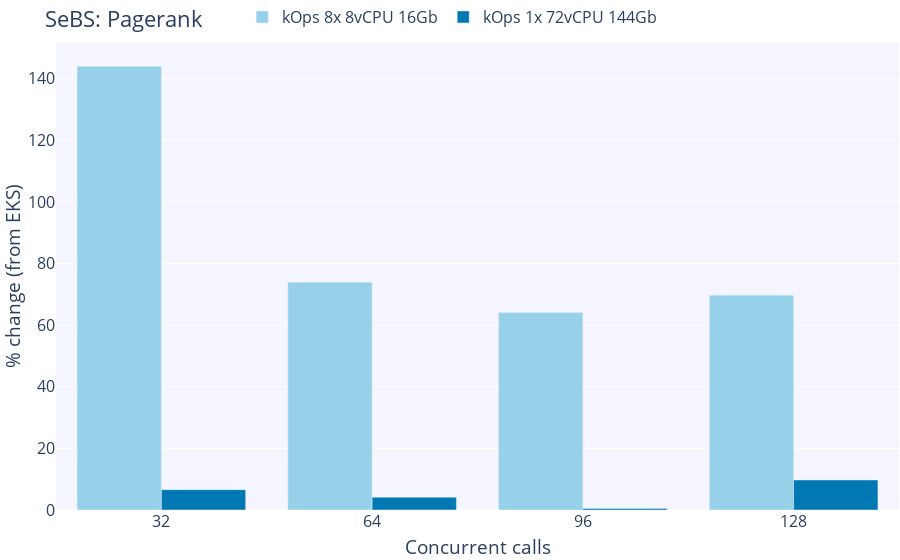

Notebook cell for this chart:
### Code cell
fig = go.Figure()

# Add figure title
fig.update_layout(
    barmode='group',
    legend=dict(
        orientation="h",
        yanchor="bottom",
        y=1.02,
        xanchor="center",
        x=0.47
    ),
    margin=dict(
        t=0,
        b=1,
        l=1,
        r=1,
        autoexpand=True
    ),
    font=dict(
        size=16
    ),
    title={
        'text': "SeBS: Pagerank",
        'y':0.98,
        'yanchor': 'top'},
    xaxis_title_text='Concurrent calls',
    yaxis_title_text='% change (from EKS)',
    plot_bgcolor=bgColor
)

data=[]
for i, k in enumerate(list(clusters.keys())[:-1], start=0):
    y_data=[]
    for c in concurrent_calls:
        kops_mean=sebs_df[k]['pagerank'][c]['runtime'].mean()
        eks_mean=sebs_df['EKS 8x 8vCPU 16Gb']['pagerank'][c]['runtime'].mean()
        percent_change=(kops_mean - eks_mean) * 100 / eks_mean
        y_data.append(percent_change)
    fig.add_trace(go.Bar(name=k, x=concurrent_calls, y=y_data, marker_color=colorPallet[i]))

fig.show()

# Save graph
if not os.path.exists("graphs"):
    os.mkdir("graphs")
fig.write_image("graphs/sebs_pagerank_percentage_difference.png", width=baseFigureWidth, height=baseFigureHeight)

### Figure 1 — Plotly figure (JSON) as saved in the notebook; plotly's stock layout.template omitted (floating-point values rounded to 4 significant figures)
{"data": [{"marker": {"color": "rgba(151, 209, 233, 255)"}, "name": "kOps 8x 8vCPU 16Gb", "type": "bar", "x": [32, 64, 96, 128], "y": [144.0, 73.94, 64.08, 69.75]}, {"marker": {"color": "rgba(0, 120, 179, 255)"}, "name": "kOps 1x 72vCPU 144Gb", "type": "bar", "x": [32, 64, 96, 128], "y": [6.608, 4.152, 0.5177, 9.744]}], "layout": {"autosize": true, "barmode": "group", "font": {"size": 16}, "legend": {"orientation": "h", "x": 0.47, "xanchor": "center", "y": 1.02, "yanchor": "bottom"}, "margin": {"autoexpand": true, "b": 1, "l": 1, "r": 1, "t": 0}, "plot_bgcolor": "rgba(245,245,255,255)", "title": {"text": "SeBS: Pagerank", "y": 0.98, "yanchor": "top"}, "xaxis": {"autorange": true, "range": [16, 144], "title": {"text": "Concurrent calls"}, "type": "linear"}, "yaxis": {"autorange": true, "range": [0, 151.6], "title": {"text": "% change (from EKS)"}, "type": "linear"}}}
